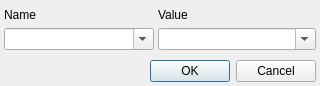
<ui version="4.0">
 <class>DlgEditAttributeShortClass</class>
 <widget class="QDialog" name="DlgEditAttributeShortClass">
  <property name="geometry">
   <rect>
    <x>0</x>
    <y>0</y>
    <width>320</width>
    <height>86</height>
   </rect>
  </property>
  <property name="minimumSize">
   <size>
    <width>320</width>
    <height>86</height>
   </size>
  </property>
  <property name="maximumSize">
   <size>
    <width>320</width>
    <height>89</height>
   </size>
  </property>
  <property name="windowTitle">
   <string>Edit Annotation Attribute</string>
  </property>
  <property name="modal">
   <bool>true</bool>
  </property>
  <layout class="QGridLayout" name="gridLayout_2">
   <property name="margin">
    <number>4</number>
   </property>
   <item row="0" column="0">
    <layout class="QVBoxLayout" name="verticalLayout">
     <property name="spacing">
      <number>10</number>
     </property>
     <item>
      <layout class="QGridLayout" name="gridLayout">
       <property name="horizontalSpacing">
        <number>4</number>
       </property>
       <property name="verticalSpacing">
        <number>2</number>
       </property>
       <item row="0" column="0">
        <widget class="QLabel" name="lbName">
         <property name="text">
          <string>Name</string>
         </property>
         <property name="buddy">
          <cstring>cbName</cstring>
         </property>
        </widget>
       </item>
       <item row="1" column="0">
        <widget class="QComboBox" name="cbName">
         <property name="sizePolicy">
          <sizepolicy vsizetype="Fixed" hsizetype="Fixed">
           <horstretch>0</horstretch>
           <verstretch>0</verstretch>
          </sizepolicy>
         </property>
         <property name="minimumSize">
          <size>
           <width>150</width>
           <height>0</height>
          </size>
         </property>
         <property name="maximumSize">
          <size>
           <width>150</width>
           <height>16777215</height>
          </size>
         </property>
         <property name="editable">
          <bool>true</bool>
         </property>
         <property name="maxVisibleItems">
          <number>20</number>
         </property>
        </widget>
       </item>
       <item row="1" column="1">
        <widget class="QComboBox" name="cbValue">
         <property name="editable">
          <bool>true</bool>
         </property>
         <property name="insertPolicy">
          <enum>QComboBox::InsertAlphabetically</enum>
         </property>
        </widget>
       </item>
       <item row="0" column="1">
        <widget class="QLabel" name="lbValue">
         <property name="text">
          <string>Value</string>
         </property>
         <property name="buddy">
          <cstring>cbValue</cstring>
         </property>
        </widget>
       </item>
      </layout>
     </item>
     <item>
      <widget class="QDialogButtonBox" name="buttonBox">
       <property name="standardButtons">
        <set>QDialogButtonBox::Cancel|QDialogButtonBox::Ok</set>
       </property>
      </widget>
     </item>
    </layout>
   </item>
  </layout>
 </widget>
 <layoutdefault spacing="6" margin="11" />
 <resources />
 <connections>
  <connection>
   <sender>buttonBox</sender>
   <signal>accepted()</signal>
   <receiver>DlgEditAttributeShortClass</receiver>
   <slot>accept()</slot>
   <hints>
    <hint type="sourcelabel">
     <x>213</x>
     <y>63</y>
    </hint>
    <hint type="destinationlabel">
     <x>126</x>
     <y>45</y>
    </hint>
   </hints>
  </connection>
  <connection>
   <sender>buttonBox</sender>
   <signal>rejected()</signal>
   <receiver>DlgEditAttributeShortClass</receiver>
   <slot>reject()</slot>
   <hints>
    <hint type="sourcelabel">
     <x>294</x>
     <y>61</y>
    </hint>
    <hint type="destinationlabel">
     <x>231</x>
     <y>48</y>
    </hint>
   </hints>
  </connection>
 </connections>
</ui>
